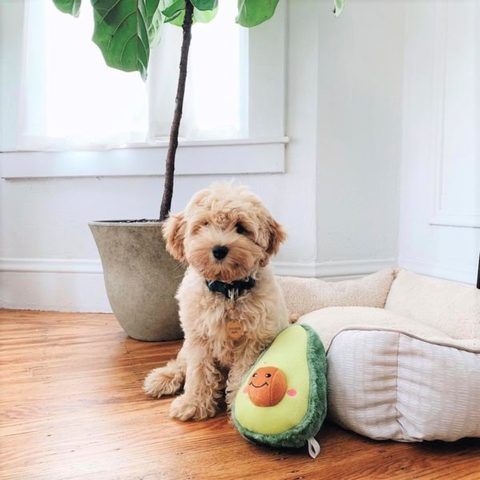
#> input picture hw2/dog.jpeg, 480 x 480 px
$ python function.py
#> lines starting #> are read from the running program, lines starting #| are printed output that depends on the picture; after the words box and inside, x2 and y2 are one past the last pixel; in counts of white or black regions, pixels touching at a corner belong together
import numpy as np
import cv2
import matplotlib.pyplot as plt


def grayA(img):
    img = img.astype(np.float32)
    img = (img[:, :, 0] + img[:, :, 1] + img[:, :, 2])/3
    img = img.astype(np.uint8)[:, :, np.newaxis]
    return img


def grayB(img):
    img = img.astype(np.float32)
    img = img[:, :, 0]*0.299 + img[:, :, 1]*0.587 + img[:, :, 2]*0.114
    img = img.astype(np.uint8)[:, :, np.newaxis]
    return img


def binary(img, threshold):
    img = img.astype(np.float32)
    img[img > threshold] = 255
    img[img <= threshold] = 0
    img = img.astype(np.uint8)
    return img


def rescale(img, factor):
    size = img.shape[0]
    rescale_factor = factor
    rescale_size = int(size*rescale_factor)
    img_rescale = cv2.resize(img, (rescale_size, rescale_size),
                             interpolation=cv2.INTER_LINEAR)  # 雙線性插植
    return img_rescale


def brightness(img, factor):
    img = img.astype(np.float32)
    img += factor
    img[img >= 255] = 255
    img[img <= 0] = 0
    img = img.astype(np.uint8)
    return img


def constrast(img, factor):
    img = img.astype(np.float32)
    img *= factor
    img[img >= 255] = 255
    img[img <= 0] = 0
    img = img.astype(np.uint8)
    return img


def equalized(img):
    hist, bins = np.histogram(img.flatten(), 256, [0, 256])
    cdf = hist.cumsum()
    cdf_m = np.ma.masked_equal(cdf, 0)
    cdf_m = ((cdf_m - cdf_m.min())*255) / (cdf_m.max() - cdf_m.min())
    cdf = np.ma.filled(cdf_m, 0).astype(np.uint8)
    img_equal = cdf[img]
    return img_equal


img = cv2.imread("./dog.jpeg")  # order of color is BGR
#> img is the input picture: shape (480, 480, 3); mean B, G, R 183, 191.1, 200.7
# order of color is BGR
img = cv2.imread("C:/Users/Zhe/Desktop/Image_Processing/hw2/dog.jpeg")
img = cv2.cvtColor(img, cv2.COLOR_BGR2RGB)  # cover BGR to RGB


img_grayA = grayA(img)
#> in grayA, `img = (img[:, :, 0] + img[:, :, 1] + img[:, :, 2])/3`:
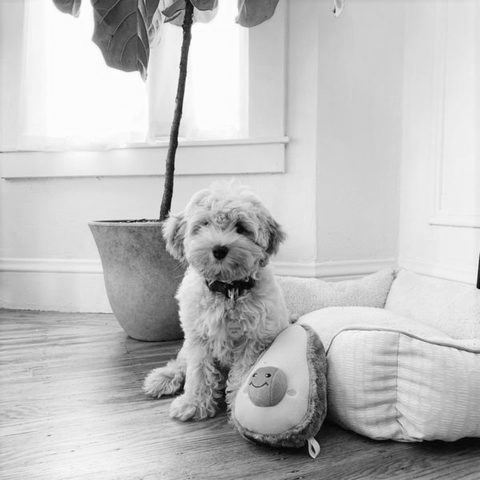
#> img: shape (480, 480) float32; min 0.667, max 255, mean 191.6
img_grayB = grayB(img)
img_gray_diff = img_grayA - img_grayB
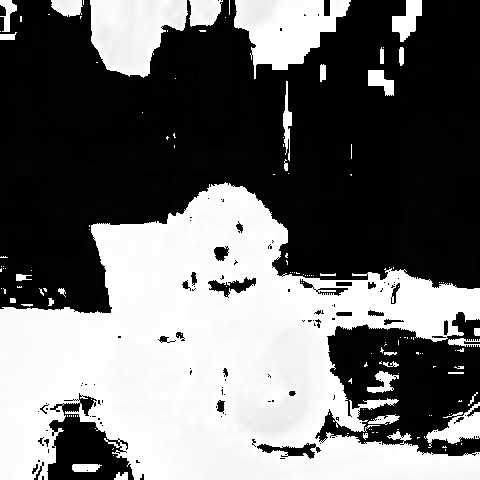
#> img_gray_diff: shape (480, 480, 1); min 0, max 255, mean 109.7

img_binary = binary(img, 100)
#> in binary, `img[img > threshold] = 255`:
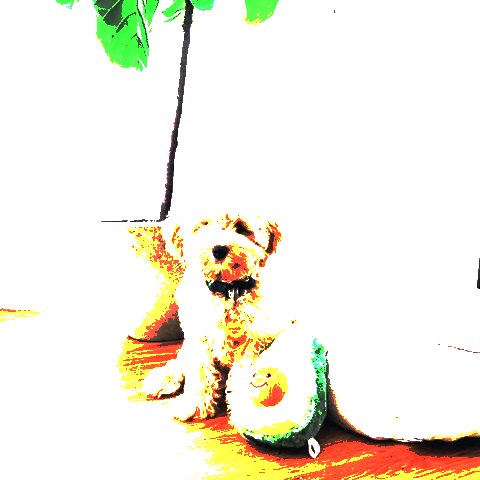
#> img: shape (480, 480, 3) float32; mean R, G, B 243.8, 239.4, 225.8
#> in binary, `img[img <= threshold] = 0`:
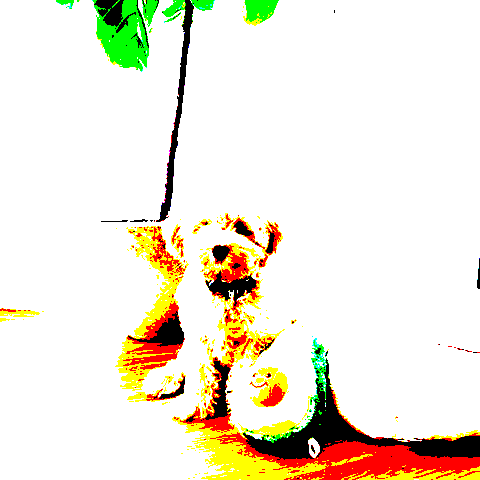
#> img: shape (480, 480, 3) float32; 15.48% of pixels changed, all inside (x1, y1, x2, y2) = (0, 0, 480, 480)

img_rescale = rescale(img, 1.5)

img_brightness = brightness(img, 100)
#> in brightness, `img[img >= 255] = 255`:
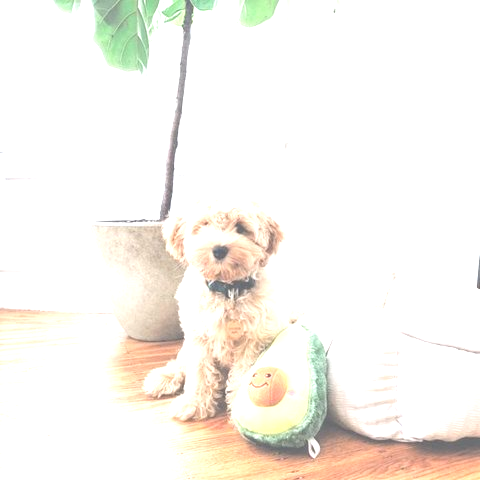
#> img: shape (480, 480, 3) float32; mean R, G, B 248.3, 244.8, 238.2

img_constrast = constrast(img, 2)
#> in constrast, `img[img >= 255] = 255`:
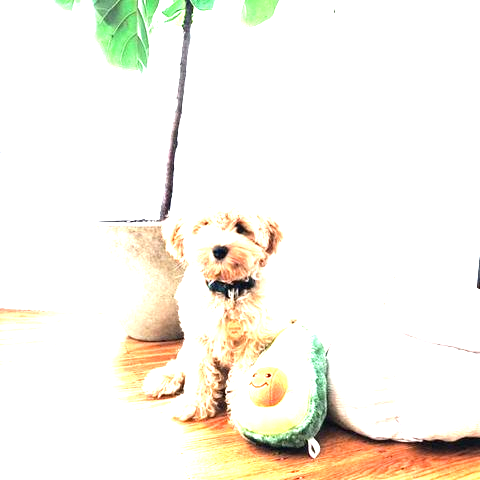
#> img: shape (480, 480, 3) float32; mean R, G, B 246.8, 243.4, 233.9

img_equal = equalized(img)
#> in equalized, `hist, bins = np.histogram(img.flatten(), 256, [0, 256])`: hist = 256 values, max 13682 at index 251, min 29 at index 1, mean 2700; bins = 257 values from 0 to 256
#> in equalized, `cdf = hist.cumsum()`: cdf = 256 values from 116 to 691200
#> in equalized, `cdf = np.ma.filled(cdf_m, 0).astype(np.uint8)`: cdf = 256 values from 0 to 255
#> in equalized, `img_equal = cdf[img]`:
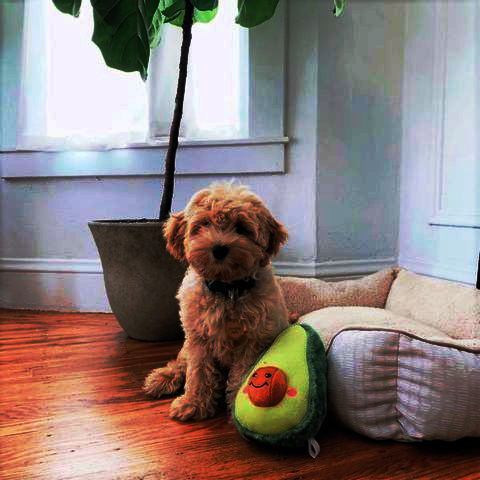
#> img_equal: shape (480, 480, 3); mean R, G, B 137.9, 124.5, 122.1


plt.imshow(img_gray_diff, cmap="gray")
plt.show()
